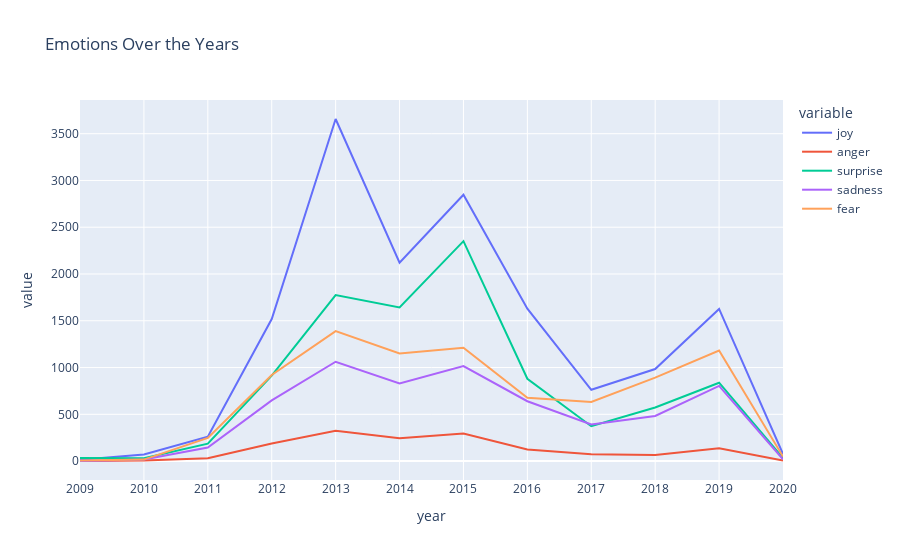

Notebook cell for this chart:
### Code cell
fig = px.line(df_emotions, x="year", y=df_emotions.columns[1:],
              title='Emotions Over the Years')
fig.update_xaxes(
    dtick="M1",
    tickformat="%b\n%Y")
fig.show()

### Figure 1 — Plotly figure (JSON) as saved in the notebook; plotly's stock layout.template omitted (floating-point values rounded to 4 significant figures)
{"data": [{"hovertemplate": "variable=joy<br>year=%{x}<br>value=%{y}<extra></extra>", "legendgroup": "joy", "line": {"color": "#636efa", "dash": "solid"}, "marker": {"symbol": "circle"}, "mode": "lines", "name": "joy", "orientation": "v", "showlegend": true, "type": "scatter", "x": [2009, 2010, 2011, 2012, 2013, 2014, 2015, 2016, 2017, 2018, 2019, 2020], "xaxis": "x", "y": [15, 71, 261, 1519, 3657, 2121, 2847, 1630, 762, 984, 1627, 75], "yaxis": "y"}, {"hovertemplate": "variable=anger<br>year=%{x}<br>value=%{y}<extra></extra>", "legendgroup": "anger", "line": {"color": "#EF553B", "dash": "solid"}, "marker": {"symbol": "circle"}, "mode": "lines", "name": "anger", "orientation": "v", "showlegend": true, "type": "scatter", "x": [2009, 2010, 2011, 2012, 2013, 2014, 2015, 2016, 2017, 2018, 2019, 2020], "xaxis": "x", "y": [1, 7, 30, 188, 324, 243, 294, 124, 73, 65, 137, 5], "yaxis": "y"}, {"hovertemplate": "variable=surprise<br>year=%{x}<br>value=%{y}<extra></extra>", "legendgroup": "surprise", "line": {"color": "#00cc96", "dash": "solid"}, "marker": {"symbol": "circle"}, "mode": "lines", "name": "surprise", "orientation": "v", "showlegend": true, "type": "scatter", "x": [2009, 2010, 2011, 2012, 2013, 2014, 2015, 2016, 2017, 2018, 2019, 2020], "xaxis": "x", "y": [32, 31, 187, 914, 1774, 1642, 2351, 880, 373, 573, 838, 33], "yaxis": "y"}, {"hovertemplate": "variable=sadness<br>year=%{x}<br>value=%{y}<extra></extra>", "legendgroup": "sadness", "line": {"color": "#ab63fa", "dash": "solid"}, "marker": {"symbol": "circle"}, "mode": "lines", "name": "sadness", "orientation": "v", "showlegend": true, "type": "scatter", "x": [2009, 2010, 2011, 2012, 2013, 2014, 2015, 2016, 2017, 2018, 2019, 2020], "xaxis": "x", "y": [1, 18, 145, 649, 1062, 831, 1016, 640, 392, 483, 804, 20], "yaxis": "y"}, {"hovertemplate": "variable=fear<br>year=%{x}<br>value=%{y}<extra></extra>", "legendgroup": "fear", "line": {"color": "#FFA15A", "dash": "solid"}, "marker": {"symbol": "circle"}, "mode": "lines", "name": "fear", "orientation": "v", "showlegend": true, "type": "scatter", "x": [2009, 2010, 2011, 2012, 2013, 2014, 2015, 2016, 2017, 2018, 2019, 2020], "xaxis": "x", "y": [7, 16, 247, 920, 1390, 1150, 1211, 677, 632, 893, 1182, 48], "yaxis": "y"}], "layout": {"legend": {"title": {"text": "variable"}, "tracegroupgap": 0}, "title": {"text": "Emotions Over the Years"}, "xaxis": {"anchor": "y", "domain": [0, 1], "dtick": "M1", "tickformat": "%b\n%Y", "title": {"text": "year"}}, "yaxis": {"anchor": "x", "domain": [0, 1], "title": {"text": "value"}}}}
